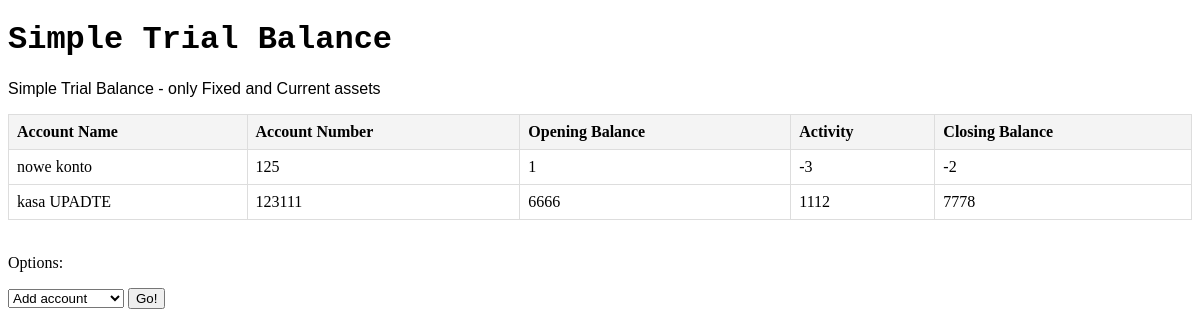
/trial_balance/, run on an earlier commit of the app's database.
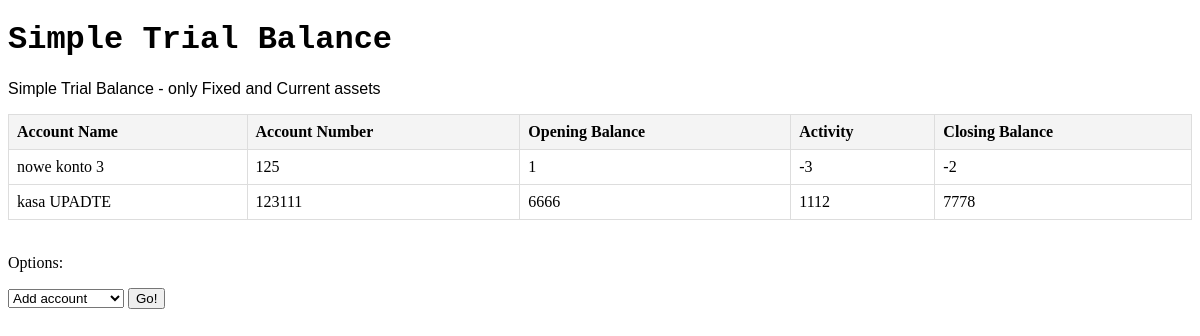
And on a later commit of the database.
### account/models.py (models this page shows, shortened)
class SimpleTrialBalance(models.Model):
    account_name = models.CharField(max_length=30)
    account_number = models.IntegerField()
    opening_balance = models.IntegerField()
    activity = models.IntegerField()
    closing_balance = models.IntegerField(editable=False) # (1) editable=False - uniemożliwa ręczne wprowadzanie pola, (2) to pole zostanie excludowane na poziomie formularza

### account/views.py (the view)
# urls.py: path('trial_balance/', views.ParentViewTrialBalance.as_view(), name='trial_balance'),
class ParentViewTrialBalance(TemplateView):
    template_name = 'trial_balance.html'
    def get_context_data(self, **kwargs):
        context = super().get_context_data(**kwargs)
        context['trial_balance_data'] = SimpleTrialBalance.objects.all()
        context['dropdown_list_main'] = [
            {'name': 'Add account', 'class': 'AccountCreateView'},
            {'name': 'Delete account', 'class': 'AccountDeleteView'},
            {'name': 'Update account', 'class': 'AccountUpdateSelectView'},
        ]
        return context
    def get(self, request, *args, **kwargs):
        action = request.GET.get('action')
        if action == 'AccountDeleteView':
            return redirect('delete_account')
        elif action == 'AccountUpdateSelectView':
            return redirect('account_update_select')
        elif action == 'AccountCreateView':
            return redirect('user_form')
        return super().get(request, *args, **kwargs)

### account/templates/trial_balance.html (shortened to what this page needs)
<!DOCTYPE html>
<html lang="en">
<head>
</head>
<body>
    <FONT FACE="Courier New">
        <h1>Simple Trial Balance</h1>
    </FONT>
    <FONT FACE="Arial">
        <p>Simple Trial Balance - only Fixed and Current assets</p>
    </FONT>
<table>
    <thead>
        <tr>
            <th>Account Name</th>
            <th>Account Number</th>
            <th>Opening Balance</th>
            <th>Activity</th>
            <th>Closing Balance</th>
        </tr>
    </thead>
    <tbody>
        {% for record in trial_balance_data %}
            <tr>
                <td>{{ record.account_name }}</td>
                <td>{{ record.account_number }}</td>
                <td>{{ record.opening_balance }}</td>
                <td>{{ record.activity }}</td>
                <td>{{ record.closing_balance }}</td>
            </tr>
        {% endfor %}
    </tbody>
</table>
<br>
<p>Options:</p>
<form method="GET" action="">
    <select name="action" required>
        {% for form in dropdown_list_main %}
            <option value="{{ form.class }}">{{ form.name }}</option>
        {% endfor %}
    </select>
<button type="submit">Go!</button>
</form>
</body>
</html>

### account/templates/trial_balance.html (style rules this page uses)
table { border-collapse: collapse; width: 100%; }
th, td { border: 1px solid #ddd; padding: 8px; text-align: left; }
th { background-color: #f4f4f4; }

What changed in the data, as far as the page shows it:
changed SimpleTrialBalance: account_name "nowe konto" → "nowe konto 3"
